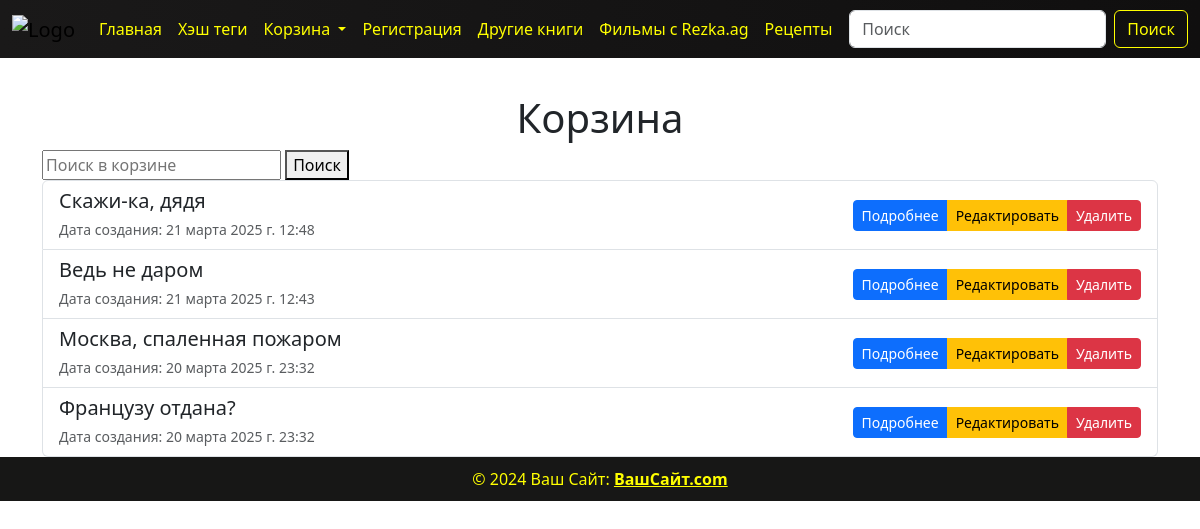
The app's page /basket_list/, older data.
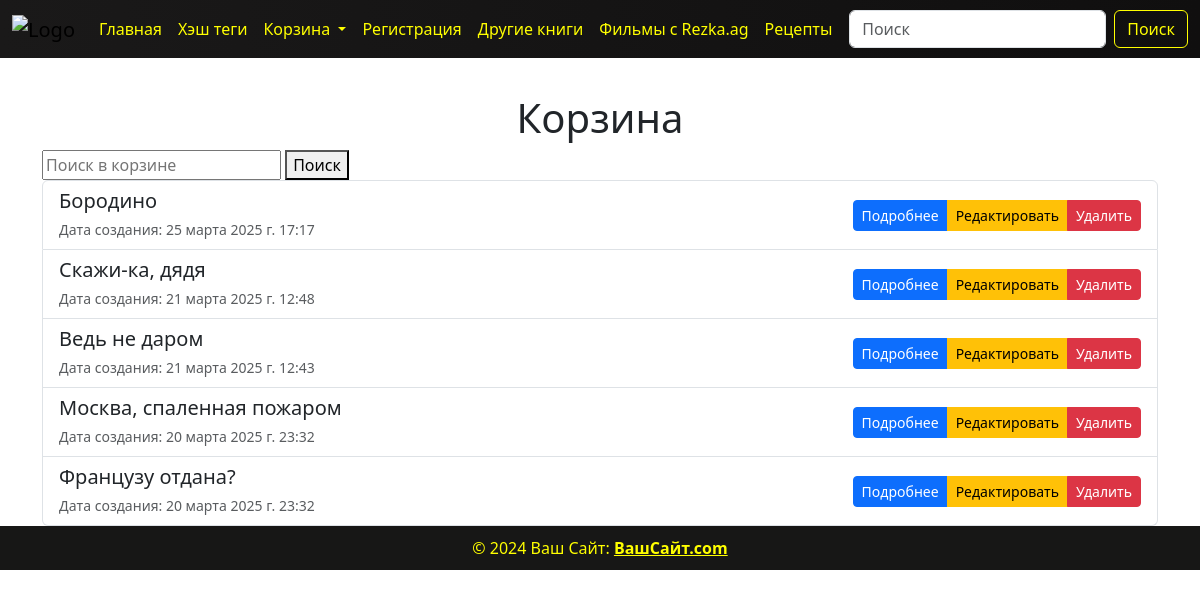
The same page, newer data.
### basket/models.py (models this page shows, shortened)
class Basket(models.Model):
    STATUS = (
        ("✅", "✅"),
        ("❌", "❌")
    )
    title = models.CharField(max_length=100)
    choice_books = models.ForeignKey(Books, on_delete=models.CASCADE)
    status = models.CharField(max_length=10, choices=STATUS, default='❌')
    created_at = models.DateTimeField(auto_now_add=True)
    updated_at = models.DateTimeField(auto_now=True)

### basket/views.py (the view)
# urls.py: path('basket_list/', views.BasketListView.as_view(), name='basket_list'),
class BasketListView(generic.ListView):
    template_name = 'basket/basket_list.html'
    context_object_name = 'basket'
    model = models.Basket
    def get_queryset(self):
        return self.model.objects.all().order_by('-id')

### templates/basket/basket_list.html (shortened to what this page needs)
{% load static %}
<!DOCTYPE html>
<html lang="en">
<head>
    <link href="https://cdn.jsdelivr.net/npm/bootstrap@5.3.3/dist/css/bootstrap.min.css" rel="stylesheet"
>
    <link rel="stylesheet" href="{% static 'css/book.css' %}">
</head>
<body>
{% include 'components/header.html' %}
<div class="container mt-4">
<div class="text-center-div">
        <h1 class="text-center">Корзина</h1>
    </div>
    <div class="search-basket">
        <form action="{% url 'search_basket' %}" method="GET">
            <input type="text" type="search" name="q" placeholder="Поиск в корзине">
            <button class="search-button" type="submit" style="color: black; border-color: black;">
                Поиск
            </button>
        </form>
    </div>
    <div class="list-group">
        {% for i in basket %}
            <div class="list-group-item d-flex justify-content-between align-items-center flex-wrap">
                <div>
                    <h5 class="mb-1">{{ i.title }}</h5>
                    <small class="text-muted">Дата создания: {{ i.created_at }}</small>
                </div>
                <div class="btn-group">
                    <a href="/basket_list/{{ i.id }}/" class="btn btn-primary btn-sm">Подробнее</a>
                    <a href="/basket_list/{{ i.id }}/update/" class="btn btn-warning btn-sm">Редактировать</a>
                    <a href="/basket_list/{{ i.id }}/delete/" class="btn btn-danger btn-sm">Удалить</a>
                </div>
            </div>
        {% empty %}
            <p class="text-center">Задач пока нет.</p>
        {% endfor %}
    </div>
</div>
{% include 'components/footer.html' %}
</body>
</html>

Row changes from the older to the newer data that the page shows:
added Basket: title "Бородино", created_at "25 марта 2025 г. 17:17"
